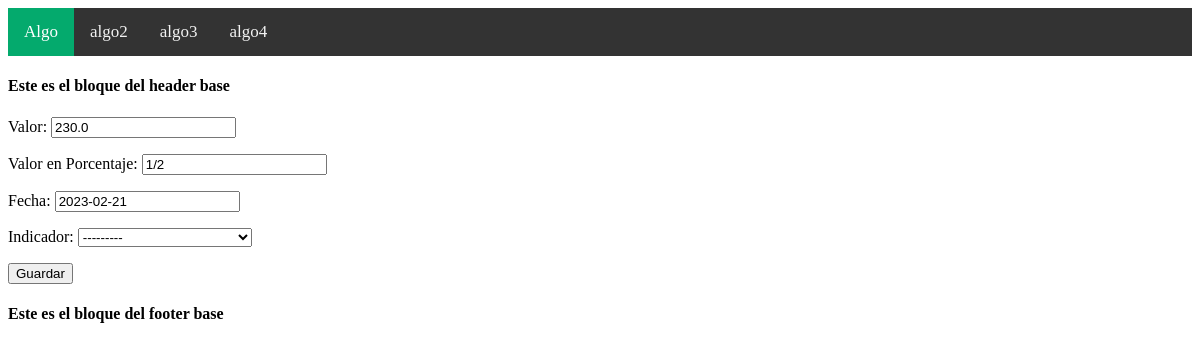
The app's page /actualizarvalor/2 with its own data.
### Apps/Indicadores/models.py (models this page shows)
class Valor_Indicador(models.Model):
    valor = models.FloatField()
    valor_en_porcentaje = models.CharField(max_length=10)
    fecha = models.DateField()
    indicador = models.ForeignKey(Indicador, null=True,blank=True, on_delete= models.CASCADE) # 1 Indicador-- * valores

### Apps/Indicadores/views.py (the view)
# urls.py: path('actualizarvalor/<pk>',views.Valor_Indicador_Update.as_view(), name = 'actualizar_valor_indicador'),
class Valor_Indicador_Update(UpdateView):
    model = Valor_Indicador
    form_class = Valor_Indicador_Form
    template_name: str = 'indicadores/valor_indicador/valor_indicador_form.html'
    success_url = reverse_lazy('indicadores:listar_valor_indicador')

### Apps/Indicadores/form.py
class Valor_Indicador_Form(forms.ModelForm):
    class Meta :
        model = Valor_Indicador
        fields = [
            'valor',
            'valor_en_porcentaje',
            'fecha',
            'indicador',
        ]
        labels = {
            'valor' : 'Valor',
            'valor_en_porcentaje' : 'Valor en Porcentaje',
            'fecha' : 'Fecha',
            'indicador' : 'Indicador',
        }
        widgets = {
            'valor' : forms.TextInput(attrs={'class' : 'form-control'}),
            'valor_en_porcentaje' : forms.TextInput(attrs={'class' : 'form-control'}),
            'fecha' : forms.DateInput(attrs={'class' : 'forms-control'}),
            'indicador' : forms.Select(attrs = {'class' : 'form-control'}) ,
        }

### Apps/Indicadores/models.py (called while the page is built)
    def __str__(self) -> str:
        return self.nombre

### templates/indicadores/valor_indicador/valor_indicador_form.html (shortened to what this page needs)
{% extends 'base/base.html' %}
{% block content%}
<form method="post">
    {{form.as_p}}
    <button type = "submit">Guardar</button>
</form>
{%endblock%}

### records on screen
Valor_Indicador: valor "230.0", valor_en_porcentaje "1/2", fecha "2023-02-21", indicador "---------"
